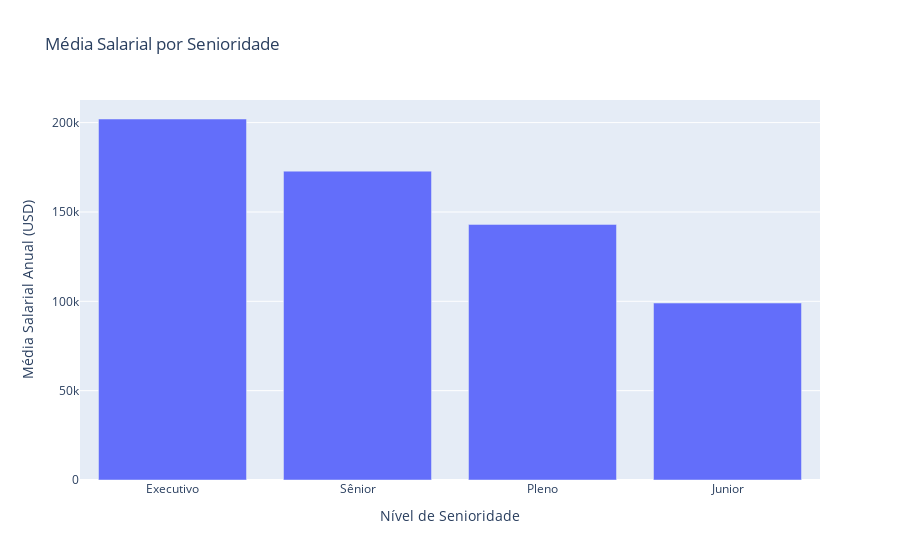

Write notebook code for a chart like this one.
### Code cell
import plotly.express as px
senioridade_media_salario = df_limpo.groupby('senioridade')['usd'].mean().sort_values(ascending=False).reset_index()

fig = px.bar(senioridade_media_salario,
             x='senioridade',
             y='usd',
             title='Média Salarial por Senioridade',
             labels={'senioridade': 'Nível de Senioridade', 'usd': 'Média Salarial Anual (USD)'})

fig.show()

### Figure 1 — Plotly figure (JSON) as saved in the notebook; plotly's stock layout.template omitted (floating-point values rounded to 4 significant figures)
{"data": [{"hovertemplate": "Nível de Senioridade=%{x}<br>Média Salarial Anual (USD)=%{y}<extra></extra>", "legendgroup": "", "marker": {"color": "#636efa", "pattern": {"shape": ""}}, "name": "", "orientation": "v", "showlegend": false, "textposition": "auto", "type": "bar", "x": ["Executivo", "Sênior", "Pleno", "Junior"], "xaxis": "x", "y": [202000.0, 172900.0, 143000.0, 99030.0], "yaxis": "y"}], "layout": {"barmode": "relative", "legend": {"tracegroupgap": 0}, "title": {"text": "Média Salarial por Senioridade"}, "xaxis": {"anchor": "y", "domain": [0, 1], "title": {"text": "Nível de Senioridade"}}, "yaxis": {"anchor": "x", "domain": [0, 1], "title": {"text": "Média Salarial Anual (USD)"}}}}
